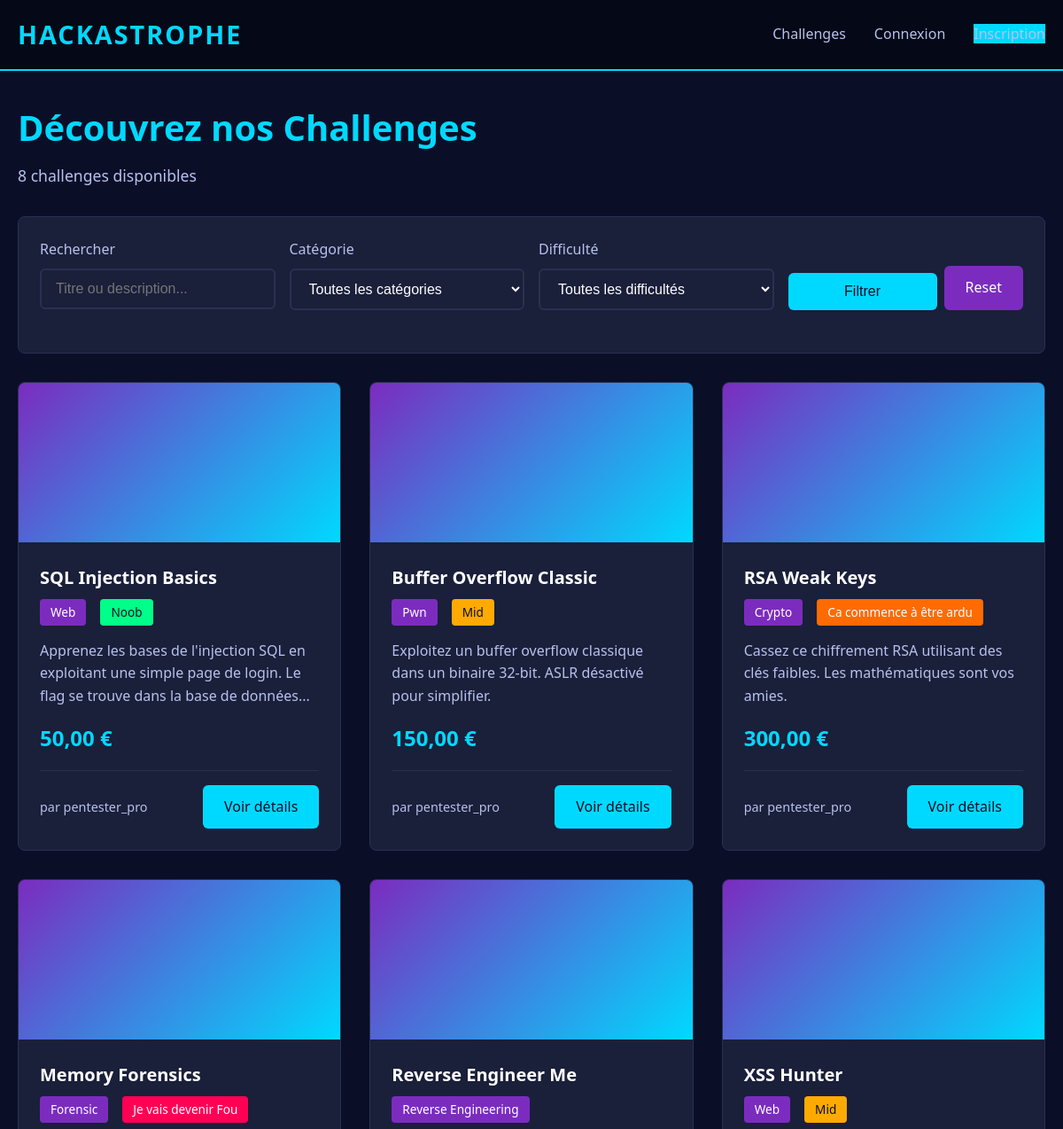
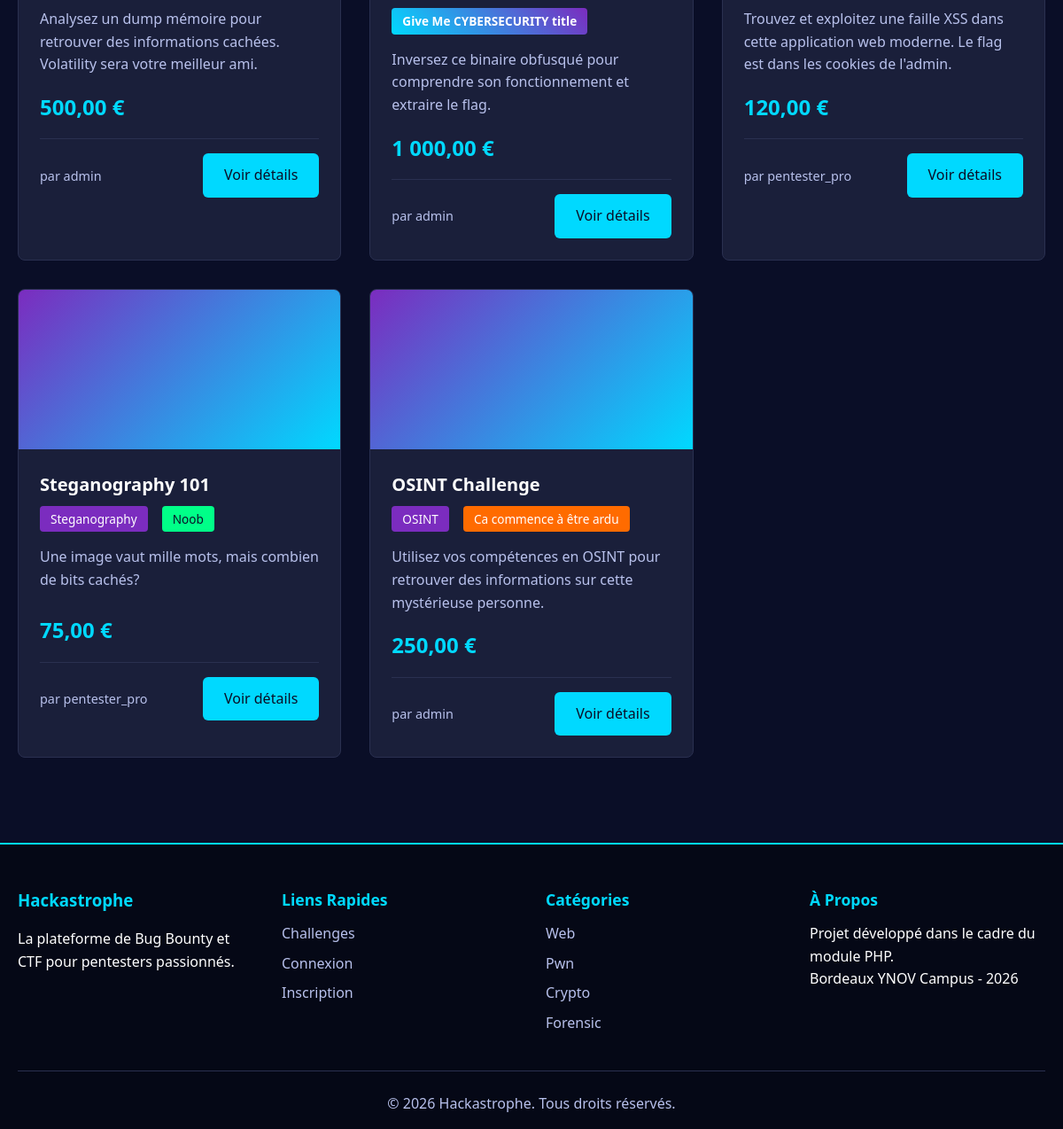
The page / on the database its author committed (2 pictures, top to bottom).
### tables this page shows
CREATE TABLE `Challenge` (
  `id` int(11) NOT NULL AUTO_INCREMENT,
  `title` varchar(100) NOT NULL,
  `description` text NOT NULL,
  `category` enum('web','pwn','crypto','forensic','reverse','steganography','osint','misc') NOT NULL,
  `difficulty` enum('noob','mid','ardu','fou','cybersec') NOT NULL,
  `price` decimal(10,2) NOT NULL,
  `author_id` int(11) NOT NULL,
  `image_url` varchar(255) DEFAULT NULL,
  `access_url` varchar(255) DEFAULT NULL,
  `flag_hash` varchar(255) NOT NULL,
  `points` int(11) NOT NULL DEFAULT 0,
  `solved_count` int(11) NOT NULL DEFAULT 0,
  `is_active` tinyint(1) NOT NULL DEFAULT 1,
  `created_at` timestamp NOT NULL DEFAULT current_timestamp(),
  PRIMARY KEY (`id`),
  KEY `author_id` (`author_id`),
  KEY `idx_category` (`category`),
  KEY `idx_difficulty` (`difficulty`),
  KEY `idx_active` (`is_active`),
  KEY `idx_created` (`created_at`),
  CONSTRAINT `challenge_author_fk` FOREIGN KEY (`author_id`) REFERENCES `User` (`id`) ON DELETE CASCADE
);

CREATE TABLE `User` (
  `id` int(11) NOT NULL AUTO_INCREMENT,
  `username` varchar(50) NOT NULL,
  `email` varchar(100) NOT NULL,
  `password` varchar(255) NOT NULL,
  `balance` decimal(10,2) NOT NULL DEFAULT 1000.00,
  `role` enum('user','creator','admin') NOT NULL DEFAULT 'user',
  `profile_picture` varchar(255) DEFAULT NULL,
  `bio` text DEFAULT NULL,
  `skill_level` enum('junior','intermediate','senior','expert') DEFAULT 'junior',
  `score` int(11) NOT NULL DEFAULT 0,
  `is_active` tinyint(1) NOT NULL DEFAULT 1,
  `created_at` timestamp NOT NULL DEFAULT current_timestamp(),
  PRIMARY KEY (`id`),
  UNIQUE KEY `username` (`username`),
  UNIQUE KEY `email` (`email`),
  KEY `idx_role` (`role`),
  KEY `idx_score` (`score`)
);

### config/config.php (called while the page is built, shortened)
<?php
function h($string) {
    return htmlspecialchars($string, ENT_QUOTES, 'UTF-8');
}
function isLoggedIn() {
    return isset($_SESSION['user_id']);
}
function formatPrice($amount) {
    return number_format($amount, 2, ',', ' ') . ' €';
}
function url($path = '') {
    return BASE_URL . $path;
}
function asset($path) {
    return BASE_URL . '/assets/' . $path;
}

### includes/challenge_functions.php (called while the page is built, shortened)
<?php
function getAllChallenges($filters = [], $limit = null, $offset = 0) {
    $db = getDBConnection();
    $where_clauses = ["c.is_active = 1"];
    $params = [];
    $types = '';
    $sql = "
        SELECT c.*,
               u.username as author_name,
               COUNT(DISTINCT pc.id) as purchase_count
        FROM Challenge c
        JOIN User u ON c.author_id = u.id
        LEFT JOIN PurchasedChallenge pc ON c.id = pc.challenge_id
        WHERE " . implode(' AND ', $where_clauses) . "
        GROUP BY c.id
        ORDER BY c.created_at DESC
    ";
    if ($limit !== null) {
        $sql .= " LIMIT ? OFFSET ?";
        $types .= 'ii';
        $params[] = $limit;
        $params[] = $offset;
    }
    $stmt = $db->prepare($sql);
    if (!empty($params)) {
        $stmt->bind_param($types, ...$params);
    }
    $stmt->execute();
    $result = $stmt->get_result();
    $challenges = [];
    while ($row = $result->fetch_assoc()) {
        $challenges[] = $row;
    }
    return $challenges;
}
function countChallenges($filters = []) {
    $db = getDBConnection();
    $where_clauses = ["is_active = 1"];
    $sql = "SELECT COUNT(*) as count FROM Challenge WHERE " . implode(' AND ', $where_clauses);
    $stmt = $db->prepare($sql);
    $stmt->execute();
    $result = $stmt->get_result();
    $count = $result->fetch_assoc()['count'];
    return $count;
}

### pages/home.php (the view, shortened to what this page needs)
<?php
require_once __DIR__ . '/../includes/challenge_functions.php';
$filters = [];
$page = isset($_GET['page']) ? max(1, intval($_GET['page'])) : 1;
$offset = ($page - 1) * ITEMS_PER_PAGE;
$challenges = getAllChallenges($filters, ITEMS_PER_PAGE, $offset);
$total_challenges = countChallenges($filters);
include __DIR__ . '/../includes/header.php';
?>
<div class="container">
    <div class="page-header" style="margin-bottom: 2rem;">
        <h1 style="color: var(--primary-color); font-size: 2.5rem; margin-bottom: 0.5rem;">
            Découvrez nos Challenges
        </h1>
        <p style="color: var(--text-secondary); font-size: 1.1rem;">
            <?php echo $total_challenges; ?> challenge<?php echo $total_challenges > 1 ? 's' : ''; ?> disponible<?php echo $total_challenges > 1 ? 's' : ''; ?>
        </p>
    </div>
    <div class="filters">
        <form method="GET" action="<?php echo url('/'); ?>">
            <div class="filters-grid">
                <div class="form-group">
                    <label for="search">Rechercher</label>
                    <input type="text"
                           id="search"
                           name="search"
                           class="form-control"
                           placeholder="Titre ou description..."
                           value="<?php echo h($_GET['search'] ?? ''); ?>">
                </div>
                <div class="form-group">
                    <label for="category">Catégorie</label>
                    <select id="category" name="category" class="form-control">
                        <option value="">Toutes les catégories</option>
                    </select>
                </div>
                <div class="form-group">
                    <label for="difficulty">Difficulté</label>
                    <select id="difficulty" name="difficulty" class="form-control">
                        <option value="">Toutes les difficultés</option>
                    </select>
                </div>
                <div class="form-group" style="display: flex; align-items: flex-end; gap: 0.5rem;">
                    <button type="submit" class="btn btn-primary" style="flex: 1;">Filtrer</button>
                    <a href="<?php echo url('/'); ?>" class="btn btn-secondary">Reset</a>
                </div>
            </div>
        </form>
    </div>
    <?php if (empty($challenges)): ?>
        <div class="card" style="text-align: center; padding: 3rem;">
            <h2>Aucun challenge trouvé</h2>
            <p style="color: var(--text-secondary); margin-top: 1rem;">
                Essayez de modifier vos filtres ou revenez plus tard.
            </p>
        </div>
    <?php else: ?>
        <div class="challenges-grid">
            <?php foreach ($challenges as $challenge): ?>
                <div class="challenge-card fade-in">
                    <?php if ($challenge['image_url']): ?>
                        <img src="<?php echo h($challenge['image_url']); ?>"
                             alt="<?php echo h($challenge['title']); ?>"
                             class="challenge-image">
                    <?php else: ?>
                        <div class="challenge-image"></div>
                    <?php endif; ?>
                    <div class="challenge-content">
                        <h3 class="challenge-title"><?php echo h($challenge['title']); ?></h3>
                        <div class="challenge-meta">
                            <span class="badge badge-category">
                                <?php echo h(CHALLENGE_CATEGORIES[$challenge['category']]); ?>
                            </span>
                            <span class="badge badge-difficulty badge-<?php echo h($challenge['difficulty']); ?>">
                                <?php echo h(DIFFICULTY_LEVELS[$challenge['difficulty']]); ?>
                            </span>
                        </div>
                        <p style="color: var(--text-secondary); margin-bottom: 1rem; min-height: 60px;">
                            <?php
                            $desc = strlen($challenge['description']) > 120
                                ? substr($challenge['description'], 0, 120) . '...'
                                : $challenge['description'];
                            echo h($desc);
                            ?>
                        </p>
                        <div class="challenge-price">
                            <?php echo formatPrice($challenge['price']); ?>
                        </div>
                        <div class="challenge-footer">
                            <span class="challenge-author">
                                par <?php echo h($challenge['author_name']); ?>
                            </span>
                            <a href="<?php echo url('/detail?id=' . $challenge['id']); ?>"
                               class="btn btn-primary">
                                Voir détails
                            </a>
                        </div>
                    </div>
                </div>
            <?php endforeach; ?>
        </div>
    <?php endif; ?>
</div>
<?php include __DIR__ . '/../includes/footer.php'; ?>

### index.php (shortened to what this page needs)
<?php
require_once __DIR__ . '/config/config.php';
$request_uri = $_SERVER['REQUEST_URI'];
$base_path = str_replace('/index.php', '', $_SERVER['SCRIPT_NAME']);
$path = str_replace($base_path, '', $request_uri);
$path = strtok($path, '?');
$path = rtrim($path, '/');
if (empty($path)) {
    $path = '/';
}
switch ($path) {
    case '/':
        require_once __DIR__ . '/pages/home.php';
        break;
}

### includes/header.php (shortened to what this page needs)
<?php
require_once __DIR__ . '/../config/config.php';
$cart_count = 0;
?>
<!DOCTYPE html>
<html lang="fr">
<head>
    <link rel="stylesheet" href="<?php echo asset('css/style.css'); ?>">
</head>
<body>
    <nav class="navbar">
        <div class="container">
            <div class="nav-brand">
                <a href="<?php echo url('/'); ?>">Hackastrophe</a>
            </div>
            <ul class="nav-menu">
                <li><a href="<?php echo url('/'); ?>">Challenges</a></li>
                <?php if (isLoggedIn()): ?>
                    <li><a href="<?php echo url('/sell'); ?>">Créer un Challenge</a></li>
                    <li>
                        <a href="<?php echo url('/cart'); ?>" class="cart-link">
                            Panier
                            <?php if ($cart_count > 0): ?>
                                <span class="cart-badge"><?php echo $cart_count; ?></span>
                            <?php endif; ?>
                        </a>
                    </li>
                    <li><a href="<?php echo url('/account'); ?>">Mon Compte</a></li>
                    <?php if (isAdmin()): ?>
                        <li><a href="<?php echo url('/admin'); ?>" class="admin-link">Admin</a></li>
                    <?php endif; ?>
                    <li><a href="<?php echo url('/logout'); ?>">Déconnexion</a></li>
                <?php else: ?>
                    <li><a href="<?php echo url('/login'); ?>">Connexion</a></li>
                    <li><a href="<?php echo url('/register'); ?>" class="btn-primary">Inscription</a></li>
                <?php endif; ?>
            </ul>
        </div>
    </nav>
    <main class="main-content">

### includes/footer.php (shortened to what this page needs)
</main>
    <footer class="footer">
        <div class="container">
            <div class="footer-content">
                <div class="footer-section">
                    <h3>Hackastrophe</h3>
                    <p>La plateforme de Bug Bounty et CTF pour pentesters passionnés.</p>
                </div>
                <div class="footer-section">
                    <h4>Liens Rapides</h4>
                    <ul>
                        <li><a href="<?php echo url('/'); ?>">Challenges</a></li>
                        <?php if (isLoggedIn()): ?>
                            <li><a href="<?php echo url('/account'); ?>">Mon Compte</a></li>
                        <?php else: ?>
                            <li><a href="<?php echo url('/login'); ?>">Connexion</a></li>
                            <li><a href="<?php echo url('/register'); ?>">Inscription</a></li>
                        <?php endif; ?>
                    </ul>
                </div>
                <div class="footer-section">
                    <h4>Catégories</h4>
                    <ul>
                        <?php
                        $categories = array_slice(CHALLENGE_CATEGORIES, 0, 4);
                        foreach ($categories as $key => $name):
                        ?>
                            <li><a href="<?php echo url('/?category=' . $key); ?>"><?php echo h($name); ?></a></li>
                        <?php endforeach; ?>
                    </ul>
                </div>
                <div class="footer-section">
                    <h4>À Propos</h4>
                    <p>Projet développé dans le cadre du module PHP.</p>
                    <p>Bordeaux YNOV Campus - 2026</p>
                </div>
            </div>
            <div class="footer-bottom">
                <p>&copy; 2026 Hackastrophe. Tous droits réservés.</p>
            </div>
        </div>
    </footer>
</body>
</html>

### rows shown on the page
challenge: title "SQL Injection Basics", category "Web", difficulty "Noob", description "Apprenez les bases de l'injection SQL en exploitant une simple page de login. Le flag se trouve dans la base de données...", price "50,00 €", author.username "pentester_pro"
challenge: title "Buffer Overflow Classic", category "Pwn", difficulty "Mid", description "Exploitez un buffer overflow classique dans un binaire 32-bit. ASLR désactivé pour simplifier.", price "150,00 €", author.username "pentester_pro"
challenge: title "RSA Weak Keys", category "Crypto", difficulty "Ca commence à être ardu", description "Cassez ce chiffrement RSA utilisant des clés faibles. Les mathématiques sont vos amies.", price "300,00 €", author.username "pentester_pro"
challenge: title "Memory Forensics", category "Forensic", difficulty "Je vais devenir Fou", description "Analysez un dump mémoire pour retrouver des informations cachées. Volatility sera votre meilleur ami.", price "500,00 €", author.username "admin"
challenge: title "Reverse Engineer Me", category "Reverse Engineering", difficulty "Give Me CYBERSECURITY title", description "Inversez ce binaire obfusqué pour comprendre son fonctionnement et extraire le flag.", price "1 000,00 €", author.username "admin"
challenge: title "XSS Hunter", category "Web", difficulty "Mid", description "Trouvez et exploitez une faille XSS dans cette application web moderne. Le flag est dans les cookies de l'admin.", price "120,00 €", author.username "pentester_pro"
challenge: title "Steganography 101", category "Steganography", difficulty "Noob", description "Une image vaut mille mots, mais combien de bits cachés?", price "75,00 €", author.username "pentester_pro"
challenge: title "OSINT Challenge", category "OSINT", difficulty "Ca commence à être ardu", description "Utilisez vos compétences en OSINT pour retrouver des informations sur cette mystérieuse personne.", price "250,00 €", author.username "admin"

### other values the page prints
$total_challenges "8"
$name "Web"
$name "Pwn"
$name "Crypto"
$name "Forensic"
